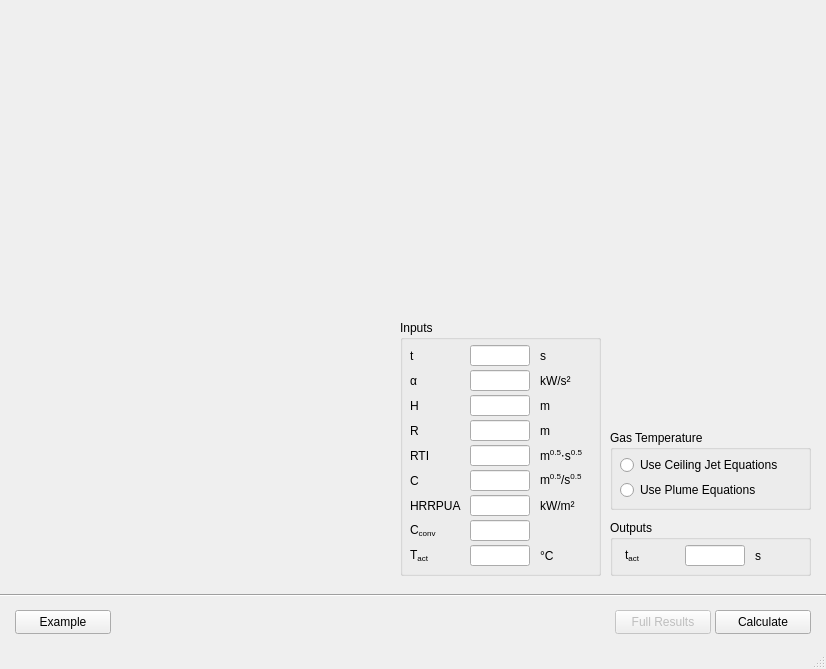
<?xml version="1.0" encoding="UTF-8"?>
<ui version="4.0">
 <class>MainWindow</class>
 <widget class="QMainWindow" name="MainWindow">
  <property name="geometry">
   <rect>
    <x>0</x>
    <y>0</y>
    <width>826</width>
    <height>669</height>
   </rect>
  </property>
  <property name="windowTitle">
   <string>MainWindow</string>
  </property>
  <widget class="QWidget" name="centralwidget">
   <widget class="Line" name="line">
    <property name="geometry">
     <rect>
      <x>0</x>
      <y>585</y>
      <width>826</width>
      <height>21</height>
     </rect>
    </property>
    <property name="orientation">
     <enum>Qt::Horizontal</enum>
    </property>
   </widget>
   <widget class="QPushButton" name="pushButton_calculate">
    <property name="geometry">
     <rect>
      <x>715</x>
      <y>610</y>
      <width>96</width>
      <height>24</height>
     </rect>
    </property>
    <property name="text">
     <string>Calculate</string>
    </property>
   </widget>
   <widget class="QPushButton" name="pushButton_test">
    <property name="geometry">
     <rect>
      <x>15</x>
      <y>610</y>
      <width>96</width>
      <height>24</height>
     </rect>
    </property>
    <property name="text">
     <string>Example</string>
    </property>
   </widget>
   <widget class="QLabel" name="label">
    <property name="geometry">
     <rect>
      <x>15</x>
      <y>15</y>
      <width>796</width>
      <height>566</height>
     </rect>
    </property>
    <property name="text">
     <string/>
    </property>
    <property name="pixmap">
     <pixmap>../images/0111_1_heat_detector_794_560.png</pixmap>
    </property>
   </widget>
   <widget class="QGroupBox" name="groupBox">
    <property name="geometry">
     <rect>
      <x>400</x>
      <y>320</y>
      <width>201</width>
      <height>256</height>
     </rect>
    </property>
    <property name="title">
     <string>Inputs</string>
    </property>
    <widget class="QLabel" name="label_51">
     <property name="geometry">
      <rect>
       <x>140</x>
       <y>225</y>
       <width>146</width>
       <height>21</height>
      </rect>
     </property>
     <property name="minimumSize">
      <size>
       <width>0</width>
       <height>0</height>
      </size>
     </property>
     <property name="maximumSize">
      <size>
       <width>16777215</width>
       <height>16777215</height>
      </size>
     </property>
     <property name="text">
      <string>°C</string>
     </property>
    </widget>
    <widget class="QLabel" name="label_48">
     <property name="geometry">
      <rect>
       <x>140</x>
       <y>150</y>
       <width>146</width>
       <height>21</height>
      </rect>
     </property>
     <property name="minimumSize">
      <size>
       <width>0</width>
       <height>0</height>
      </size>
     </property>
     <property name="maximumSize">
      <size>
       <width>16777215</width>
       <height>16777215</height>
      </size>
     </property>
     <property name="text">
      <string>m&lt;sup&gt;0.5&lt;/sup&gt;/s&lt;sup&gt;0.5&lt;/sup&gt;</string>
     </property>
    </widget>
    <widget class="QLabel" name="label_in_R_label">
     <property name="geometry">
      <rect>
       <x>10</x>
       <y>100</y>
       <width>60</width>
       <height>21</height>
      </rect>
     </property>
     <property name="minimumSize">
      <size>
       <width>60</width>
       <height>21</height>
      </size>
     </property>
     <property name="maximumSize">
      <size>
       <width>60</width>
       <height>21</height>
      </size>
     </property>
     <property name="toolTip">
      <string>Lateral distance between HD and fire central axis</string>
     </property>
     <property name="statusTip">
      <string>Lateral distance between HD and fire central axis</string>
     </property>
     <property name="text">
      <string>R</string>
     </property>
    </widget>
    <widget class="QLabel" name="label_40">
     <property name="geometry">
      <rect>
       <x>10</x>
       <y>175</y>
       <width>60</width>
       <height>21</height>
      </rect>
     </property>
     <property name="minimumSize">
      <size>
       <width>60</width>
       <height>21</height>
      </size>
     </property>
     <property name="maximumSize">
      <size>
       <width>60</width>
       <height>21</height>
      </size>
     </property>
     <property name="toolTip">
      <string>Heat release rate per unit area</string>
     </property>
     <property name="statusTip">
      <string>Heat release rate per unit area</string>
     </property>
     <property name="text">
      <string>HRRPUA</string>
     </property>
    </widget>
    <widget class="QLineEdit" name="lineEdit_in_C_conv">
     <property name="geometry">
      <rect>
       <x>70</x>
       <y>200</y>
       <width>60</width>
       <height>21</height>
      </rect>
     </property>
     <property name="sizePolicy">
      <sizepolicy hsizetype="Fixed" vsizetype="Fixed">
       <horstretch>0</horstretch>
       <verstretch>0</verstretch>
      </sizepolicy>
     </property>
     <property name="minimumSize">
      <size>
       <width>0</width>
       <height>0</height>
      </size>
     </property>
     <property name="maximumSize">
      <size>
       <width>60</width>
       <height>16777215</height>
      </size>
     </property>
     <property name="baseSize">
      <size>
       <width>0</width>
       <height>0</height>
      </size>
     </property>
     <property name="toolTip">
      <string>Positive float</string>
     </property>
     <property name="statusTip">
      <string>Positive float</string>
     </property>
    </widget>
    <widget class="QLabel" name="label_31">
     <property name="geometry">
      <rect>
       <x>10</x>
       <y>25</y>
       <width>60</width>
       <height>21</height>
      </rect>
     </property>
     <property name="minimumSize">
      <size>
       <width>60</width>
       <height>21</height>
      </size>
     </property>
     <property name="maximumSize">
      <size>
       <width>60</width>
       <height>21</height>
      </size>
     </property>
     <property name="toolTip">
      <string>Fire duration</string>
     </property>
     <property name="statusTip">
      <string>Fire duration</string>
     </property>
     <property name="text">
      <string>t</string>
     </property>
    </widget>
    <widget class="QLineEdit" name="lineEdit_in_T_act">
     <property name="geometry">
      <rect>
       <x>70</x>
       <y>225</y>
       <width>60</width>
       <height>21</height>
      </rect>
     </property>
     <property name="sizePolicy">
      <sizepolicy hsizetype="Fixed" vsizetype="Fixed">
       <horstretch>0</horstretch>
       <verstretch>0</verstretch>
      </sizepolicy>
     </property>
     <property name="minimumSize">
      <size>
       <width>0</width>
       <height>0</height>
      </size>
     </property>
     <property name="maximumSize">
      <size>
       <width>60</width>
       <height>16777215</height>
      </size>
     </property>
     <property name="baseSize">
      <size>
       <width>0</width>
       <height>0</height>
      </size>
     </property>
     <property name="toolTip">
      <string>Positive float</string>
     </property>
     <property name="statusTip">
      <string>Positive float</string>
     </property>
    </widget>
    <widget class="QLabel" name="label_49">
     <property name="geometry">
      <rect>
       <x>140</x>
       <y>175</y>
       <width>146</width>
       <height>21</height>
      </rect>
     </property>
     <property name="minimumSize">
      <size>
       <width>0</width>
       <height>0</height>
      </size>
     </property>
     <property name="maximumSize">
      <size>
       <width>16777215</width>
       <height>16777215</height>
      </size>
     </property>
     <property name="text">
      <string>kW/m²</string>
     </property>
    </widget>
    <widget class="QLineEdit" name="lineEdit_in_R">
     <property name="geometry">
      <rect>
       <x>70</x>
       <y>100</y>
       <width>60</width>
       <height>21</height>
      </rect>
     </property>
     <property name="sizePolicy">
      <sizepolicy hsizetype="Fixed" vsizetype="Fixed">
       <horstretch>0</horstretch>
       <verstretch>0</verstretch>
      </sizepolicy>
     </property>
     <property name="minimumSize">
      <size>
       <width>0</width>
       <height>0</height>
      </size>
     </property>
     <property name="maximumSize">
      <size>
       <width>60</width>
       <height>16777215</height>
      </size>
     </property>
     <property name="baseSize">
      <size>
       <width>0</width>
       <height>0</height>
      </size>
     </property>
     <property name="toolTip">
      <string>Positive float</string>
     </property>
     <property name="statusTip">
      <string>Positive float</string>
     </property>
    </widget>
    <widget class="QLabel" name="label_39">
     <property name="geometry">
      <rect>
       <x>10</x>
       <y>150</y>
       <width>60</width>
       <height>21</height>
      </rect>
     </property>
     <property name="minimumSize">
      <size>
       <width>60</width>
       <height>21</height>
      </size>
     </property>
     <property name="maximumSize">
      <size>
       <width>60</width>
       <height>21</height>
      </size>
     </property>
     <property name="toolTip">
      <string>Conduction factor</string>
     </property>
     <property name="statusTip">
      <string>Conduction factor</string>
     </property>
     <property name="text">
      <string>C</string>
     </property>
    </widget>
    <widget class="QLabel" name="label_in_R_unit">
     <property name="geometry">
      <rect>
       <x>140</x>
       <y>100</y>
       <width>146</width>
       <height>21</height>
      </rect>
     </property>
     <property name="minimumSize">
      <size>
       <width>0</width>
       <height>0</height>
      </size>
     </property>
     <property name="maximumSize">
      <size>
       <width>16777215</width>
       <height>16777215</height>
      </size>
     </property>
     <property name="text">
      <string>m</string>
     </property>
    </widget>
    <widget class="QLineEdit" name="lineEdit_in_C">
     <property name="geometry">
      <rect>
       <x>70</x>
       <y>150</y>
       <width>60</width>
       <height>21</height>
      </rect>
     </property>
     <property name="sizePolicy">
      <sizepolicy hsizetype="Fixed" vsizetype="Fixed">
       <horstretch>0</horstretch>
       <verstretch>0</verstretch>
      </sizepolicy>
     </property>
     <property name="minimumSize">
      <size>
       <width>0</width>
       <height>0</height>
      </size>
     </property>
     <property name="maximumSize">
      <size>
       <width>60</width>
       <height>16777215</height>
      </size>
     </property>
     <property name="baseSize">
      <size>
       <width>0</width>
       <height>0</height>
      </size>
     </property>
     <property name="toolTip">
      <string>Positive float</string>
     </property>
     <property name="statusTip">
      <string>Positive float</string>
     </property>
    </widget>
    <widget class="QLabel" name="label_47">
     <property name="geometry">
      <rect>
       <x>140</x>
       <y>125</y>
       <width>146</width>
       <height>21</height>
      </rect>
     </property>
     <property name="minimumSize">
      <size>
       <width>0</width>
       <height>0</height>
      </size>
     </property>
     <property name="maximumSize">
      <size>
       <width>16777215</width>
       <height>16777215</height>
      </size>
     </property>
     <property name="text">
      <string>m&lt;sup&gt;0.5&lt;/sup&gt;⋅s&lt;sup&gt;0.5&lt;/sup&gt;</string>
     </property>
    </widget>
    <widget class="QLabel" name="label_35">
     <property name="geometry">
      <rect>
       <x>10</x>
       <y>50</y>
       <width>60</width>
       <height>21</height>
      </rect>
     </property>
     <property name="minimumSize">
      <size>
       <width>60</width>
       <height>21</height>
      </size>
     </property>
     <property name="maximumSize">
      <size>
       <width>60</width>
       <height>21</height>
      </size>
     </property>
     <property name="toolTip">
      <string>Fire growth factor for t-square fire</string>
     </property>
     <property name="statusTip">
      <string>Fire growth factor for t-square fire</string>
     </property>
     <property name="text">
      <string>α</string>
     </property>
    </widget>
    <widget class="QLabel" name="label_36">
     <property name="geometry">
      <rect>
       <x>10</x>
       <y>75</y>
       <width>60</width>
       <height>21</height>
      </rect>
     </property>
     <property name="minimumSize">
      <size>
       <width>60</width>
       <height>21</height>
      </size>
     </property>
     <property name="maximumSize">
      <size>
       <width>60</width>
       <height>21</height>
      </size>
     </property>
     <property name="toolTip">
      <string>Vertical distance between the fire bed and the detecting element</string>
     </property>
     <property name="statusTip">
      <string>Vertical distance between the fire bed and the detecting element</string>
     </property>
     <property name="text">
      <string>H</string>
     </property>
    </widget>
    <widget class="QLineEdit" name="lineEdit_in_RTI">
     <property name="geometry">
      <rect>
       <x>70</x>
       <y>125</y>
       <width>60</width>
       <height>21</height>
      </rect>
     </property>
     <property name="sizePolicy">
      <sizepolicy hsizetype="Fixed" vsizetype="Fixed">
       <horstretch>0</horstretch>
       <verstretch>0</verstretch>
      </sizepolicy>
     </property>
     <property name="minimumSize">
      <size>
       <width>0</width>
       <height>0</height>
      </size>
     </property>
     <property name="maximumSize">
      <size>
       <width>60</width>
       <height>16777215</height>
      </size>
     </property>
     <property name="baseSize">
      <size>
       <width>0</width>
       <height>0</height>
      </size>
     </property>
     <property name="toolTip">
      <string>Positive float</string>
     </property>
     <property name="statusTip">
      <string>Positive float</string>
     </property>
    </widget>
    <widget class="QLabel" name="label_45">
     <property name="geometry">
      <rect>
       <x>140</x>
       <y>75</y>
       <width>146</width>
       <height>21</height>
      </rect>
     </property>
     <property name="minimumSize">
      <size>
       <width>0</width>
       <height>0</height>
      </size>
     </property>
     <property name="maximumSize">
      <size>
       <width>16777215</width>
       <height>16777215</height>
      </size>
     </property>
     <property name="text">
      <string>m</string>
     </property>
    </widget>
    <widget class="QLineEdit" name="lineEdit_in_H">
     <property name="geometry">
      <rect>
       <x>70</x>
       <y>75</y>
       <width>60</width>
       <height>21</height>
      </rect>
     </property>
     <property name="sizePolicy">
      <sizepolicy hsizetype="Fixed" vsizetype="Fixed">
       <horstretch>0</horstretch>
       <verstretch>0</verstretch>
      </sizepolicy>
     </property>
     <property name="minimumSize">
      <size>
       <width>0</width>
       <height>0</height>
      </size>
     </property>
     <property name="maximumSize">
      <size>
       <width>60</width>
       <height>16777215</height>
      </size>
     </property>
     <property name="baseSize">
      <size>
       <width>0</width>
       <height>0</height>
      </size>
     </property>
     <property name="toolTip">
      <string>Positive float</string>
     </property>
     <property name="statusTip">
      <string>Positive float</string>
     </property>
    </widget>
    <widget class="QLineEdit" name="lineEdit_in_t">
     <property name="geometry">
      <rect>
       <x>70</x>
       <y>25</y>
       <width>60</width>
       <height>21</height>
      </rect>
     </property>
     <property name="sizePolicy">
      <sizepolicy hsizetype="Fixed" vsizetype="Fixed">
       <horstretch>0</horstretch>
       <verstretch>0</verstretch>
      </sizepolicy>
     </property>
     <property name="minimumSize">
      <size>
       <width>0</width>
       <height>0</height>
      </size>
     </property>
     <property name="maximumSize">
      <size>
       <width>60</width>
       <height>16777215</height>
      </size>
     </property>
     <property name="baseSize">
      <size>
       <width>0</width>
       <height>0</height>
      </size>
     </property>
     <property name="toolTip">
      <string>Positive float</string>
     </property>
     <property name="statusTip">
      <string>Positive float</string>
     </property>
    </widget>
    <widget class="QLabel" name="label_43">
     <property name="geometry">
      <rect>
       <x>140</x>
       <y>25</y>
       <width>146</width>
       <height>21</height>
      </rect>
     </property>
     <property name="minimumSize">
      <size>
       <width>0</width>
       <height>0</height>
      </size>
     </property>
     <property name="maximumSize">
      <size>
       <width>16777215</width>
       <height>16777215</height>
      </size>
     </property>
     <property name="text">
      <string>s</string>
     </property>
    </widget>
    <widget class="QLineEdit" name="lineEdit_in_alpha">
     <property name="geometry">
      <rect>
       <x>70</x>
       <y>50</y>
       <width>60</width>
       <height>21</height>
      </rect>
     </property>
     <property name="sizePolicy">
      <sizepolicy hsizetype="Fixed" vsizetype="Fixed">
       <horstretch>0</horstretch>
       <verstretch>0</verstretch>
      </sizepolicy>
     </property>
     <property name="minimumSize">
      <size>
       <width>0</width>
       <height>0</height>
      </size>
     </property>
     <property name="maximumSize">
      <size>
       <width>60</width>
       <height>16777215</height>
      </size>
     </property>
     <property name="baseSize">
      <size>
       <width>0</width>
       <height>0</height>
      </size>
     </property>
     <property name="toolTip">
      <string>Positive float, {'slow': 0.0029, 'medium': 0.0117, 'fast': 0.0469, 'ultra-fast': 0.1876}</string>
     </property>
     <property name="statusTip">
      <string>Positive float, {'slow': 0.0029, 'medium': 0.0117, 'fast': 0.0469, 'ultra-fast': 0.1876}</string>
     </property>
    </widget>
    <widget class="QLabel" name="label_41">
     <property name="geometry">
      <rect>
       <x>10</x>
       <y>200</y>
       <width>60</width>
       <height>21</height>
      </rect>
     </property>
     <property name="minimumSize">
      <size>
       <width>60</width>
       <height>21</height>
      </size>
     </property>
     <property name="maximumSize">
      <size>
       <width>60</width>
       <height>21</height>
      </size>
     </property>
     <property name="toolTip">
      <string>Percentage of convective heat release rate to total heat release rate</string>
     </property>
     <property name="statusTip">
      <string>Percentage of convective heat release rate to total heat release rate</string>
     </property>
     <property name="text">
      <string>&lt;html&gt;&lt;head/&gt;&lt;body&gt;&lt;p&gt;C&lt;span style=&quot; vertical-align:sub;&quot;&gt;conv&lt;/span&gt;&lt;/p&gt;&lt;/body&gt;&lt;/html&gt;</string>
     </property>
    </widget>
    <widget class="QLabel" name="label_44">
     <property name="geometry">
      <rect>
       <x>140</x>
       <y>50</y>
       <width>146</width>
       <height>21</height>
      </rect>
     </property>
     <property name="minimumSize">
      <size>
       <width>0</width>
       <height>0</height>
      </size>
     </property>
     <property name="maximumSize">
      <size>
       <width>16777215</width>
       <height>16777215</height>
      </size>
     </property>
     <property name="text">
      <string>kW/s²</string>
     </property>
    </widget>
    <widget class="QLabel" name="label_42">
     <property name="geometry">
      <rect>
       <x>10</x>
       <y>225</y>
       <width>60</width>
       <height>21</height>
      </rect>
     </property>
     <property name="minimumSize">
      <size>
       <width>60</width>
       <height>21</height>
      </size>
     </property>
     <property name="maximumSize">
      <size>
       <width>60</width>
       <height>21</height>
      </size>
     </property>
     <property name="toolTip">
      <string>Heat detecting element activation temperature</string>
     </property>
     <property name="statusTip">
      <string>Heat detecting element activation temperature</string>
     </property>
     <property name="text">
      <string>&lt;html&gt;&lt;head/&gt;&lt;body&gt;&lt;p&gt;T&lt;span style=&quot; vertical-align:sub;&quot;&gt;act&lt;/span&gt;&lt;/p&gt;&lt;/body&gt;&lt;/html&gt;</string>
     </property>
    </widget>
    <widget class="QLabel" name="label_38">
     <property name="geometry">
      <rect>
       <x>10</x>
       <y>125</y>
       <width>60</width>
       <height>21</height>
      </rect>
     </property>
     <property name="minimumSize">
      <size>
       <width>60</width>
       <height>21</height>
      </size>
     </property>
     <property name="maximumSize">
      <size>
       <width>60</width>
       <height>21</height>
      </size>
     </property>
     <property name="toolTip">
      <string>Response time index</string>
     </property>
     <property name="statusTip">
      <string>Response time index</string>
     </property>
     <property name="text">
      <string>RTI</string>
     </property>
    </widget>
    <widget class="QLineEdit" name="lineEdit_in_HRRPUA">
     <property name="geometry">
      <rect>
       <x>70</x>
       <y>175</y>
       <width>60</width>
       <height>21</height>
      </rect>
     </property>
     <property name="sizePolicy">
      <sizepolicy hsizetype="Fixed" vsizetype="Fixed">
       <horstretch>0</horstretch>
       <verstretch>0</verstretch>
      </sizepolicy>
     </property>
     <property name="minimumSize">
      <size>
       <width>0</width>
       <height>0</height>
      </size>
     </property>
     <property name="maximumSize">
      <size>
       <width>60</width>
       <height>16777215</height>
      </size>
     </property>
     <property name="baseSize">
      <size>
       <width>0</width>
       <height>0</height>
      </size>
     </property>
     <property name="toolTip">
      <string>Positive float</string>
     </property>
     <property name="statusTip">
      <string>Positive float</string>
     </property>
    </widget>
   </widget>
   <widget class="QGroupBox" name="groupBox_gas_temperature">
    <property name="geometry">
     <rect>
      <x>610</x>
      <y>430</y>
      <width>201</width>
      <height>80</height>
     </rect>
    </property>
    <property name="title">
     <string>Gas Temperature</string>
    </property>
    <widget class="QRadioButton" name="radioButton_ceiling_jet">
     <property name="geometry">
      <rect>
       <x>10</x>
       <y>25</y>
       <width>176</width>
       <height>20</height>
      </rect>
     </property>
     <property name="toolTip">
      <string>To use ceiling jet equations for calculating temperature and velocity</string>
     </property>
     <property name="statusTip">
      <string>To use ceiling jet equations for calculating temperature and velocity</string>
     </property>
     <property name="text">
      <string>Use Ceiling Jet Equations</string>
     </property>
    </widget>
    <widget class="QRadioButton" name="radioButton_fire_plume">
     <property name="geometry">
      <rect>
       <x>10</x>
       <y>50</y>
       <width>171</width>
       <height>20</height>
      </rect>
     </property>
     <property name="toolTip">
      <string>To use plume equations for calculating temperature and velocity</string>
     </property>
     <property name="statusTip">
      <string>To use plume equations for calculating temperature and velocity</string>
     </property>
     <property name="text">
      <string>Use Plume Equations</string>
     </property>
    </widget>
   </widget>
   <widget class="QGroupBox" name="groupBox_2">
    <property name="geometry">
     <rect>
      <x>610</x>
      <y>520</y>
      <width>201</width>
      <height>56</height>
     </rect>
    </property>
    <property name="title">
     <string>Outputs</string>
    </property>
    <widget class="QLineEdit" name="lineEdit_out_t_act">
     <property name="geometry">
      <rect>
       <x>75</x>
       <y>25</y>
       <width>60</width>
       <height>21</height>
      </rect>
     </property>
     <property name="sizePolicy">
      <sizepolicy hsizetype="Fixed" vsizetype="Fixed">
       <horstretch>0</horstretch>
       <verstretch>0</verstretch>
      </sizepolicy>
     </property>
     <property name="minimumSize">
      <size>
       <width>0</width>
       <height>0</height>
      </size>
     </property>
     <property name="maximumSize">
      <size>
       <width>60</width>
       <height>16777215</height>
      </size>
     </property>
     <property name="toolTip">
      <string/>
     </property>
    </widget>
    <widget class="QLabel" name="label_11">
     <property name="geometry">
      <rect>
       <x>15</x>
       <y>25</y>
       <width>61</width>
       <height>21</height>
      </rect>
     </property>
     <property name="sizePolicy">
      <sizepolicy hsizetype="Fixed" vsizetype="Fixed">
       <horstretch>0</horstretch>
       <verstretch>0</verstretch>
      </sizepolicy>
     </property>
     <property name="minimumSize">
      <size>
       <width>61</width>
       <height>0</height>
      </size>
     </property>
     <property name="maximumSize">
      <size>
       <width>40</width>
       <height>16777215</height>
      </size>
     </property>
     <property name="toolTip">
      <string>Solved heat detecting element activation time</string>
     </property>
     <property name="statusTip">
      <string>Solved heat detecting element activation time</string>
     </property>
     <property name="text">
      <string>t&lt;sub&gt;act&lt;sub&gt;</string>
     </property>
    </widget>
    <widget class="QLabel" name="label_25">
     <property name="geometry">
      <rect>
       <x>145</x>
       <y>25</y>
       <width>50</width>
       <height>21</height>
      </rect>
     </property>
     <property name="text">
      <string>s</string>
     </property>
    </widget>
   </widget>
   <widget class="QPushButton" name="pushButton_show_results_in_table">
    <property name="enabled">
     <bool>false</bool>
    </property>
    <property name="geometry">
     <rect>
      <x>615</x>
      <y>610</y>
      <width>96</width>
      <height>24</height>
     </rect>
    </property>
    <property name="text">
     <string>Full Results</string>
    </property>
   </widget>
   <zorder>label</zorder>
   <zorder>line</zorder>
   <zorder>pushButton_calculate</zorder>
   <zorder>pushButton_test</zorder>
   <zorder>groupBox</zorder>
   <zorder>groupBox_gas_temperature</zorder>
   <zorder>groupBox_2</zorder>
   <zorder>pushButton_show_results_in_table</zorder>
  </widget>
  <widget class="QMenuBar" name="menubar">
   <property name="geometry">
    <rect>
     <x>0</x>
     <y>0</y>
     <width>826</width>
     <height>22</height>
    </rect>
   </property>
  </widget>
  <widget class="QStatusBar" name="statusbar"/>
 </widget>
 <tabstops>
  <tabstop>lineEdit_in_t</tabstop>
  <tabstop>lineEdit_in_alpha</tabstop>
  <tabstop>lineEdit_in_H</tabstop>
  <tabstop>lineEdit_in_R</tabstop>
  <tabstop>lineEdit_in_RTI</tabstop>
  <tabstop>lineEdit_in_C</tabstop>
  <tabstop>lineEdit_in_HRRPUA</tabstop>
  <tabstop>lineEdit_in_C_conv</tabstop>
  <tabstop>lineEdit_in_T_act</tabstop>
  <tabstop>radioButton_ceiling_jet</tabstop>
  <tabstop>radioButton_fire_plume</tabstop>
  <tabstop>pushButton_calculate</tabstop>
  <tabstop>pushButton_test</tabstop>
 </tabstops>
 <resources/>
 <connections/>
</ui>
